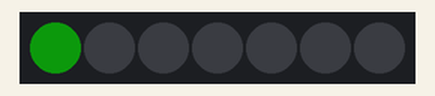
The sketch below on a simulated ESP8266 (Wemos D1 mini). On the bench: 7 RGB LEDs in strip order, left to right. Dim RGB values are drawn brighter than linear.

Above: at 0.1 s.
At 0.7 s:
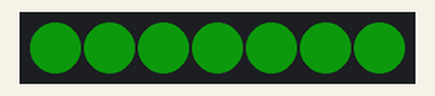

The sketch:

Xring.ino
```cpp
#include <Adafruit_NeoPixel.h> // https://github.com/adafruit/Adafruit_NeoPixel

#define PIN D2         // led in과 연결하는 D1 mini 핀번호
#define STRIPSIZE 7    // led 개수

// Parameter 1 = number of pixels in strip
// Parameter 2 = pin number (most are valid)
// Parameter 3 = pixel type flags, add together as needed:
//   NEO_KHZ800  800 KHz bitstream (most NeoPixel products w/WS2812 LEDs)
//   NEO_KHZ400  400 KHz (classic 'v1' (not v2) FLORA pixels, WS2811 drivers)
//   NEO_GRB     Pixels are wired for GRB bitstream (most NeoPixel products)
//   NEO_RGB     Pixels are wired for RGB bitstream (v1 FLORA pixels, not v2)
Adafruit_NeoPixel strip = Adafruit_NeoPixel(STRIPSIZE, PIN, NEO_GRB + NEO_KHZ800);

void setup() {
  Serial.begin(9600);
  strip.begin();
  strip.setBrightness(25);  // Lower brightness and save eyeballs!
  strip.show(); // Initialize all pixels to 'off'
}

void loop() {
  // for each pixel set color to red. Wait 100ms between each individual pixel.
  for(uint16_t i=0; i<strip.numPixels(); i++) {
      strip.setPixelColor(i, strip.Color(25, 255, 25));
      strip.show();
      delay(100);
      //Serial.println(i);
  }
}
```
